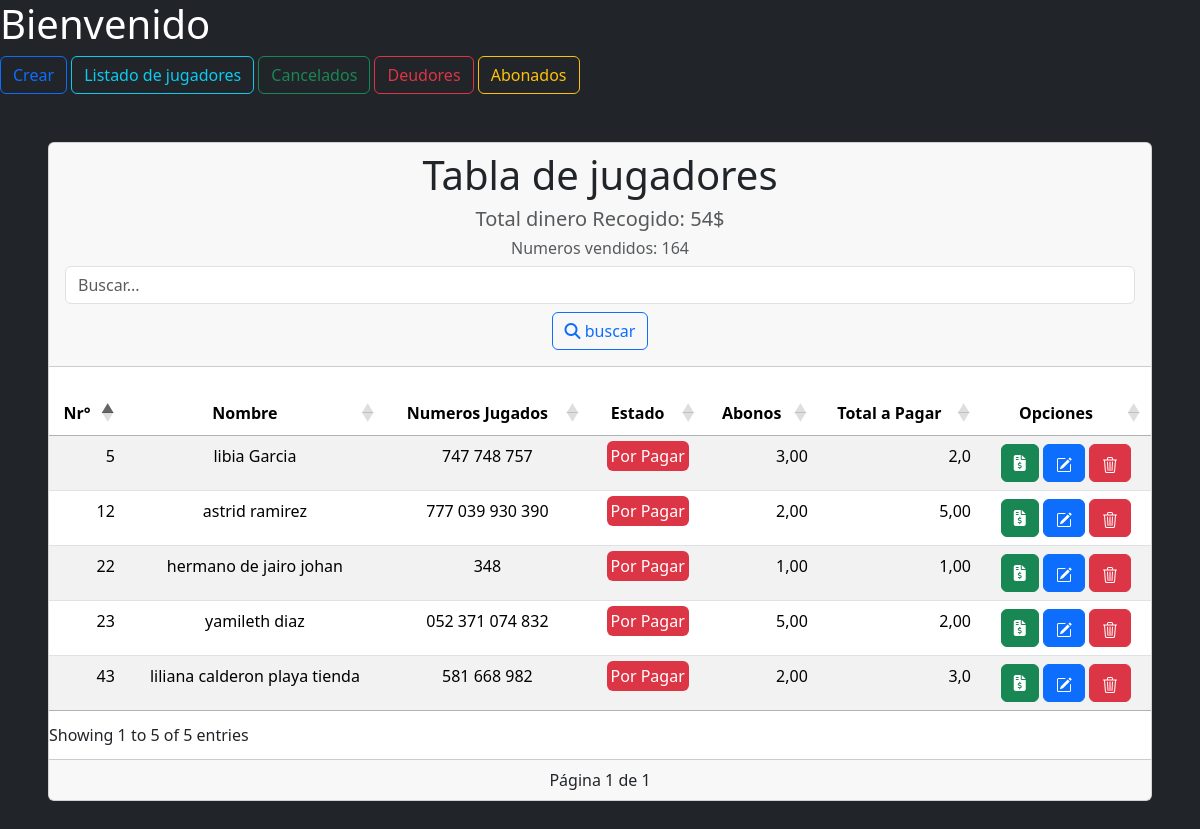
The app's page /listado/Abonos/, older data.
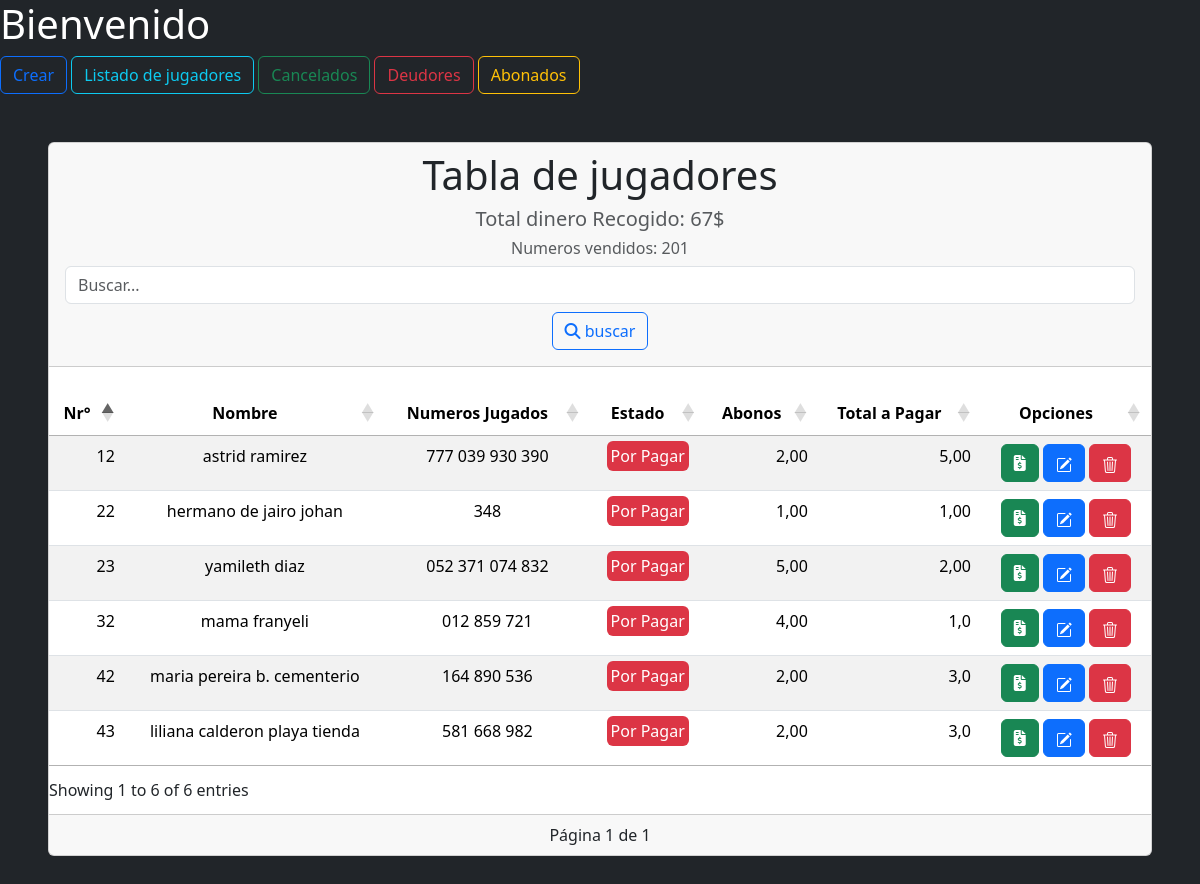
The same page, newer data.
### clientes/models.py (models this page shows, shortened)
class Cliente(models.Model):
    nombre = models.CharField(verbose_name='nombre del cliente',max_length=50,unique=True)
    telefono = models.CharField(verbose_name='telefono',max_length=11)
    numeros = models.JSONField(verbose_name='numeros jugados',default=list)
    estado = models.BooleanField(verbose_name='estado',default=False)
    abono = models.DecimalField(verbose_name='Abono', decimal_places=2, max_digits=12,default=0.00)
    fecha_registro = models.DateTimeField(auto_now_add=True)
    fecha_actualizacion = models.DateTimeField(auto_now=True)
    class Meta:
        ordering = ['fecha_registro']

### clientes/views.py (the view)
# urls.py: path('listado/<str:estado>/',Listado_de_juadores_view.as_view(),name='listado'),
class Listado_de_juadores_view(ListView):
    model = Cliente
    template_name = "Listado.html"
    context_object_name = "jugadores"
    paginate_by = 10
    def get_queryset(self):
        search = self.request.GET.get('q', '')  # Captura el valor del input de búsqueda
        estado = self.kwargs.get('estado')  # Captura el estado de la URL
        queryset = Cliente.objects.all()
        if estado == 'Cancelados':
            queryset = queryset.filter(estado=True)
        elif estado == 'Por Pagar':
            queryset = queryset.filter(estado=False)
        elif estado == 'Abonos':
            queryset = queryset.filter(abono__gt=0, estado=False)
        if search:
            queryset = queryset.filter(Q(nombre__icontains=search) | Q(telefono__icontains=search))
        queryset = queryset.order_by('fecha_registro')
        return queryset
    def get_context_data(self, **kwargs):
        context = super().get_context_data(**kwargs)
        total_dinero = Cliente.objects.filter(abono__gt=0,estado=False).aggregate(total_abono=Sum('abono'))['total_abono']
        tikets_cancelados = Cliente.objects.filter(estado=True).values('numeros')
        clientes = Cliente.objects.all()
        numeros_vendidos =  sum(len(cliente.numeros) for cliente in clientes if cliente.numeros)
        for ticket in tikets_cancelados:
            numeros = ticket['numeros']
            if isinstance(numeros, str):
                import json
                numeros = json.loads(ticket['numeros'])
            cantidad_numeros = len(numeros)
            if cantidad_numeros == 3:
                total_dinero += 5
            elif cantidad_numeros > 3 and cantidad_numeros < 6:
                total_dinero += 5 + ((cantidad_numeros - 3) * 2)
            elif cantidad_numeros == 6:
                total_dinero += 10
            else:
                total_dinero += cantidad_numeros * 2
        context['total_dinero'] = total_dinero
        context['numeros_totales'] = numeros_vendidos
        paginator = Paginator(self.get_queryset(), self.paginate_by)
        page_number = self.request.GET.get('page')
        page_obj = paginator.get_page(page_number)
        context['jugadores'] = page_obj
        return context

### clientes/templatetags/custom_tags.py (called while the page is built)
@register.filter(name='total')
def total(value,arg):
    numeros = len(arg)
    triplete = 5
    if numeros == 3:
        return float(triplete) - float(value)
    elif numeros > 3 and numeros < 6:
        numero = (numeros - 3) * 2
        return 5 + numero - value
    if numeros == 6:
        return (float(triplete)* 2) - float(value)
    else:
        return len(arg) * 2 - value

### templates/Listado.html (shortened to what this page needs)
{% extends "tabla_estructura.html" %}
{% load custom_tags %}
{% block title %}
<h1 class="title">Tabla de jugadores</h1> <h5 class="text-muted">Total dinero Recogido: {{ total_dinero }}$</h5>
<h6 class="text-muted">Numeros vendidos: {{ numeros_totales }} </h6>
<div>
    <form method="GET" action="">
        <input type="text" class="form-control" name="q" id="search" placeholder="Buscar...">
        <button type="submit" class="btn btn-outline-primary mt-2">
            <i class="fas fa-search"></i>
            buscar
        </button>
    </form>
</div>
{% endblock title %}
        {% block head %}
            <tr>
            <th scope="col" class="text-center">Nr°</th>
            <th scope="col" class="text-center">Nombre</th>
            <th scope="col" class="text-center">Numeros Jugados</th>
            <th scope="col" class="text-center">Estado</th>
            <th scope="col" class="text-center">Abonos</th>
            <th scope="col" class="text-center">Total a Pagar</th>
            <th scope="col" class="text-center">Opciones</th>
            </tr>
        {% endblock %}
        {% block columns %}
              {% for item in jugadores %}
                    <tr>
                    <td scope="row">{{ item.id }}</td>
                    <td>{{ item.nombre }}</td>
                    <td>{% for n in item.numeros %}
                        {{ n }}
                    {% endfor %}
                    </td>
                    <td>{% if item.estado %}
                        <span class="text-white bg-success rounded p-1">Pagado</span>
                        {%else%}
                        <span class="text-white bg-danger rounded p-1">Por Pagar</span>
                        {% endif %}
                    </td>
                    <td>{% if item.estado %}
                            <span class="text-white bg-success rounded p-1">Cancelado<span>
                        {% else %}
                            {{ item.abono }}
                        {% endif %}
                    </td>
                    <td> {% if item.abono == 0 %}
                            0 <span>$</span>
                        {% else %}
                            {{ item.abono|total:item.numeros }}
                        {% endif %}
                    </td>
                    <td>
                        <form
                        action="{% url 'abonar' pk=item.pk %}"
                        method="post"
                        style="display: inline"
                        >
                        <button class="btn btn-success btn-xs" type="submit">
                            <i class="fas fa-file-invoice-dollar text-white"></i>
                        </button>
                        </form>
                        <form
                        action="{% url 'actualizar' item.pk %}"
                        method="post"
                        style="display: inline"
                        >
                        <button class="btn btn-primary btn-xs" type="submit">
                        </button>
                        </form>
                        <form
                        action="{% url 'Eliminar' item.pk %}"
                        method="post"
                        style="display: inline"
                        >
                        <button class="btn btn-danger btn-xs" type="submit">
                        </button>
                        </form>
                    </td>
                    </tr>
            {% endfor %}
        {% endblock %}
       {% block botones %}
                    <div class="pagination d-flex justify-content-center">
                            <span>Página {{ jugadores.number }} de {{ jugadores.paginator.num_pages }}</span>
                        </div>
        {% endblock botones %}

Row changes from the older to the newer data that the page shows:
no longer on this page (row edited): Cliente: id "5", nombre "libia Garcia", numeros "747" "748" "757", estado "Por Pagar", abono "3,00", abono|total "2,0"
now on this page (row edited): Cliente: id "32", nombre "mama franyeli", numeros "012" "859" "721", estado "Por Pagar", abono "4,00", abono|total "1,0"
now on this page (row edited): Cliente: id "42", nombre "maria pereira b. cementerio", numeros "164" "890" "536", estado "Por Pagar", abono "2,00", abono|total "3,0"
Text that changed along with them:
text written by a page script: "Showing 1 to 5 of 5 entries" → "Showing 1 to 6 of 6 entries"
{{ total_dinero }}: "54" → "67"
{{ numeros_totales }}: "164" → "201"
